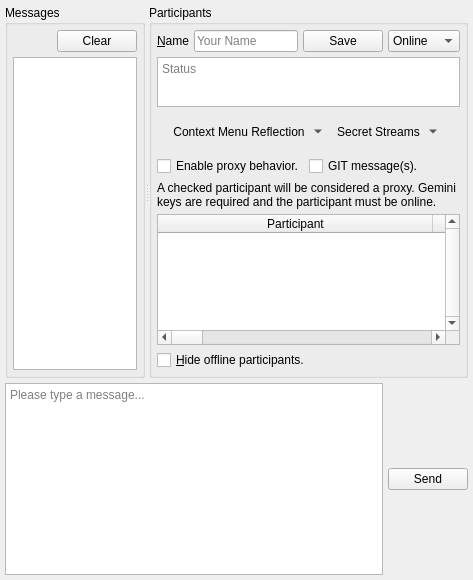
             <widget class="QWidget" name="scrollAreaWidgetContents_2">
              <property name="geometry">
               <rect>
                <x>0</x>
                <y>0</y>
                <width>473</width>
                <height>580</height>
               </rect>
              </property>
              <layout class="QHBoxLayout" name="horizontalLayout_25">
               <property name="spacing">
                <number>5</number>
               </property>
               <property name="leftMargin">
                <number>5</number>
               </property>
               <property name="topMargin">
                <number>5</number>
               </property>
               <property name="rightMargin">
                <number>5</number>
               </property>
               <property name="bottomMargin">
                <number>5</number>
               </property>
               <item>
                <layout class="QVBoxLayout" name="verticalLayout_24">
                 <property name="spacing">
                  <number>5</number>
                 </property>
                 <item>
                  <widget class="QSplitter" name="chatHorizontalSplitter">
                   <property name="orientation">
                    <enum>Qt::Horizontal</enum>
                   </property>
                   <widget class="QGroupBox" name="groupBox_9">
                    <property name="title">
                     <string>Messages</string>
                    </property>
                    <layout class="QVBoxLayout" name="verticalLayout_7">
                     <property name="spacing">
                      <number>5</number>
                     </property>
                     <property name="leftMargin">
                      <number>5</number>
                     </property>
                     <property name="topMargin">
                      <number>5</number>
                     </property>
                     <property name="rightMargin">
                      <number>5</number>
                     </property>
                     <property name="bottomMargin">
                      <number>5</number>
                     </property>
                     <item>
                      <layout class="QHBoxLayout" name="horizontalLayout_27">
                       <property name="spacing">
                        <number>5</number>
                       </property>
                       <item>
                        <spacer name="horizontalSpacer_23">
                         <property name="orientation">
                          <enum>Qt::Horizontal</enum>
                         </property>
                         <property name="sizeHint" stdset="0">
                          <size>
                           <width>40</width>
                           <height>20</height>
                          </size>
                         </property>
                        </spacer>
                       </item>
                       <item>
                        <widget class="QPushButton" name="clearMessages">
                         <property name="text">
                          <string>Clear</string>
                         </property>
                        </widget>
                       </item>
                      </layout>
                     </item>
                     <item>
                      <widget class="QTextBrowser" name="messages">
                       <property name="tabChangesFocus">
                        <bool>true</bool>
                       </property>
                       <property name="textInteractionFlags">
                        <set>Qt::LinksAccessibleByKeyboard|Qt::LinksAccessibleByMouse|Qt::TextBrowserInteraction|Qt::TextSelectableByKeyboard|Qt::TextSelectableByMouse</set>
                       </property>
                       <property name="openExternalLinks">
                        <bool>true</bool>
                       </property>
                       <property name="openLinks">
                        <bool>false</bool>
                       </property>
                      </widget>
                     </item>
                    </layout>
                   </widget>
                   <widget class="QGroupBox" name="groupBox">
                    <property name="title">
                     <string>Participants</string>
                    </property>
                    <layout class="QVBoxLayout" name="verticalLayout_19">
                     <property name="spacing">
                      <number>5</number>
                     </property>
                     <property name="leftMargin">
                      <number>5</number>
                     </property>
                     <property name="topMargin">
                      <number>5</number>
                     </property>
                     <property name="rightMargin">
                      <number>5</number>
                     </property>
                     <property name="bottomMargin">
                      <number>5</number>
                     </property>
                     <item>
                      <layout class="QHBoxLayout" name="horizontalLayout_9">
                       <property name="spacing">
                        <number>5</number>
                       </property>
                       <item>
                        <widget class="QLabel" name="label_5">
                         <property name="text">
                          <string>&amp;Name</string>
                         </property>
                         <property name="buddy">
                          <cstring>nodeName</cstring>
                         </property>
                        </widget>
                       </item>
                       <item>
                        <widget class="QLineEdit" name="nodeName">
                         <property name="placeholderText">
                          <string>Your Name</string>
                         </property>
                         <property name="clearButtonEnabled">
                          <bool>true</bool>
                         </property>
                        </widget>
                       </item>
                       <item>
                        <widget class="QPushButton" name="saveNodeName">
                         <property name="text">
                          <string>Save</string>
                         </property>
                        </widget>
                       </item>
                       <item>
                        <widget class="QComboBox" name="status">
                         <property name="sizePolicy">
                          <sizepolicy hsizetype="Fixed" vsizetype="Fixed">
                           <horstretch>0</horstretch>
                           <verstretch>0</verstretch>
                          </sizepolicy>
                         </property>
                         <property name="currentIndex">
                          <number>4</number>
                         </property>
                         <property name="sizeAdjustPolicy">
                          <enum>QComboBox::AdjustToContents</enum>
                         </property>
                         <item>
                          <property name="text">
                           <string>Away</string>
                          </property>
                         </item>
                         <item>
                          <property name="text">
                           <string>Busy</string>
                          </property>
                         </item>
                         <item>
                          <property name="text">
                           <string>Custom</string>
                          </property>
                         </item>
                         <item>
                          <property name="text">
                           <string>Offline</string>
                          </property>
                         </item>
                         <item>
                          <property name="text">
                           <string>Online</string>
                          </property>
                         </item>
                        </widget>
                       </item>
                      </layout>
                     </item>
                     <item>
                      <widget class="QTextEdit" name="custom">
                       <property name="maximumSize">
                        <size>
                         <width>16777215</width>
                         <height>50</height>
                        </size>
                       </property>
                       <property name="toolTip">
                        <string>Please provide a status message.</string>
                       </property>
                       <property name="tabChangesFocus">
                        <bool>true</bool>
                       </property>
                       <property name="acceptRichText">
                        <bool>false</bool>
                       </property>
                       <property name="placeholderText">
                        <string>Status</string>
                       </property>
                      </widget>
                     </item>
                     <item>
                      <widget class="QFrame" name="chat_frame">
                       <layout class="QHBoxLayout" name="horizontalLayout_17">
                        <item>
                         <widget class="QToolButton" name="chatActionMenu">
                          <property name="toolTip">
                           <string>Context Menu</string>
                          </property>
                          <property name="text">
                           <string>Context Menu Reflection</string>
                          </property>
                          <property name="icon">
                           <iconset resource="../Icons/icons.qrc">
                            <normaloff>:/generic/menu.png</normaloff>:/generic/menu.png</iconset>
                          </property>
                          <property name="popupMode">
                           <enum>QToolButton::MenuButtonPopup</enum>
                          </property>
                          <property name="autoRaise">
                           <bool>true</bool>
                          </property>
                         </widget>
                        </item>
                        <item>
                         <widget class="QToolButton" name="chatSecrets">
                          <property name="toolTip">
                           <string>&lt;html&gt;&lt;head/&gt;&lt;body&gt;&lt;p&gt;Secret Streams. The activated entry will be applied to the currently-selected participant.&lt;/p&gt;&lt;/body&gt;&lt;/html&gt;</string>
                          </property>
                          <property name="text">
                           <string>Secret Streams</string>
                          </property>
                          <property name="icon">
                           <iconset resource="../Icons/icons.qrc">
                            <normaloff>:/generic/menu-secret-chat.png</normaloff>:/generic/menu-secret-chat.png</iconset>
                          </property>
                          <property name="popupMode">
                           <enum>QToolButton::MenuButtonPopup</enum>
                          </property>
                          <property name="autoRaise">
                           <bool>true</bool>
                          </property>
                         </widget>
                        </item>
                        <item>
                         <spacer name="horizontalSpacer_70">
                          <property name="orientation">
                           <enum>Qt::Horizontal</enum>
                          </property>
                          <property name="sizeHint" stdset="0">
                           <size>
                            <width>315</width>
                            <height>20</height>
                           </size>
                          </property>
                         </spacer>
                        </item>
                       </layout>
                      </widget>
                     </item>
                     <item>
                      <layout class="QHBoxLayout" name="horizontalLayout_50">
                       <item>
                        <widget class="QCheckBox" name="humanProxy">
                         <property name="sizePolicy">
                          <sizepolicy hsizetype="Minimum" vsizetype="Preferred">
                           <horstretch>0</horstretch>
                           <verstretch>0</verstretch>
                          </sizepolicy>
                         </property>
                         <property name="toolTip">
                          <string>&lt;html&gt;&lt;head/&gt;&lt;body&gt;&lt;p&gt;If enabled, deciphered messages intended for other participants will be echoed.&lt;/p&gt;&lt;/body&gt;&lt;/html&gt;</string>
                         </property>
                         <property name="text">
                          <string>Enable proxy behavior.</string>
                         </property>
                        </widget>
                       </item>
                       <item>
                        <widget class="QCheckBox" name="git_chat">
                         <property name="toolTip">
                          <string>&lt;html&gt;&lt;head/&gt;&lt;body&gt;&lt;p&gt;Place the messages in a curious folder. A separate process will transfer the messages towards a curious GIT server. Curious. May be compatible with participant proxies in the future.&lt;/p&gt;&lt;/body&gt;&lt;/html&gt;</string>
                         </property>
                         <property name="text">
                          <string>GIT message(s).</string>
                         </property>
                        </widget>
                       </item>
                       <item>
                        <spacer name="horizontalSpacer_24">
                         <property name="orientation">
                          <enum>Qt::Horizontal</enum>
                         </property>
                         <property name="sizeHint" stdset="0">
                          <size>
                           <width>40</width>
                           <height>20</height>
                          </size>
                         </property>
                        </spacer>
                       </item>
                      </layout>
                     </item>
                     <item>
                      <widget class="QLabel" name="label_123">
                       <property name="text">
                        <string>A checked participant will be considered a proxy. Gemini keys are required and the participant must be online.</string>
                       </property>
                       <property name="wordWrap">
                        <bool>true</bool>
                       </property>
                      </widget>
                     </item>
                     <item>
                      <widget class="QTableWidget" name="participants">
                       <property name="verticalScrollBarPolicy">
                        <enum>Qt::ScrollBarAlwaysOn</enum>
                       </property>
                       <property name="alternatingRowColors">
                        <bool>true</bool>
                       </property>
                       <property name="selectionBehavior">
                        <enum>QAbstractItemView::SelectRows</enum>
                       </property>
                       <property name="verticalScrollMode">
                        <enum>QAbstractItemView::ScrollPerPixel</enum>
                       </property>
                       <property name="horizontalScrollMode">
                        <enum>QAbstractItemView::ScrollPerPixel</enum>
                       </property>
                       <property name="sortingEnabled">
                        <bool>true</bool>
                       </property>
                       <attribute name="horizontalHeaderMinimumSectionSize">
                        <number>150</number>
                       </attribute>
                       <attribute name="horizontalHeaderDefaultSectionSize">
                        <number>275</number>
                       </attribute>
                       <attribute name="horizontalHeaderStretchLastSection">
                        <bool>true</bool>
                       </attribute>
                       <attribute name="verticalHeaderVisible">
                        <bool>false</bool>
                       </attribute>
                       <column>
                        <property name="text">
                         <string>Participant</string>
                        </property>
                       </column>
                       <column>
                        <property name="text">
                         <string>OID</string>
                        </property>
                       </column>
                       <column>
                        <property name="text">
                         <string>Neighbor OID</string>
                        </property>
                       </column>
                       <column>
                        <property name="text">
                         <string>Public Key Hash</string>
                        </property>
                       </column>
                       <column>
                        <property name="text">
                         <string>Status</string>
                        </property>
                       </column>
                       <column>
                        <property name="text">
                         <string>Last Status Change</string>
                        </property>
                       </column>
                       <column>
                        <property name="text">
                         <string>Gemini Encryption Key</string>
                        </property>
                       </column>
                       <column>
                        <property name="text">
                         <string>Gemini Hash Key</string>
                        </property>
                       </column>
                       <column>
                        <property name="text">
                         <string>Forward Secrecy Information</string>
                        </property>
                       </column>
                      </widget>
                     </item>
                     <item>
                      <layout class="QHBoxLayout" name="horizontalLayout">
                       <property name="spacing">
                        <number>5</number>
                       </property>
                       <item>
                        <widget class="QCheckBox" name="hideOfflineParticipants">
                         <property name="sizePolicy">
                          <sizepolicy hsizetype="Minimum" vsizetype="Preferred">
                           <horstretch>0</horstretch>
                           <verstretch>0</verstretch>
                          </sizepolicy>
                         </property>
                         <property name="text">
                          <string>&amp;Hide offline participants.</string>
                         </property>
                        </widget>
                       </item>
                       <item>
                        <spacer name="horizontalSpacer">
                         <property name="orientation">
                          <enum>Qt::Horizontal</enum>
                         </property>
                         <property name="sizeHint" stdset="0">
                          <size>
                           <width>40</width>
                           <height>20</height>
                          </size>
                         </property>
                        </spacer>
                       </item>
                      </layout>
                     </item>
                    </layout>
                   </widget>
                  </widget>
                 </item>
                 <item>
                  <layout class="QHBoxLayout" name="horizontalLayout_14">
                   <property name="spacing">
                    <number>5</number>
                   </property>
                   <item>
                    <widget class="spoton_textedit" name="message">
                     <property name="sizePolicy">
                      <sizepolicy hsizetype="Expanding" vsizetype="Fixed">
                       <horstretch>0</horstretch>
                       <verstretch>0</verstretch>
                      </sizepolicy>
                     </property>
                     <property name="tabChangesFocus">
                      <bool>true</bool>
                     </property>
                     <property name="acceptRichText">
                      <bool>false</bool>
                     </property>
                     <property name="placeholderText">
                      <string>Please type a message...</string>
                     </property>
                    </widget>
                   </item>
                   <item>
                    <layout class="QVBoxLayout" name="verticalLayout_23">
                     <property name="spacing">
                      <number>5</number>
                     </property>
                     <item>
                      <widget class="QPushButton" name="sendMessage">
                       <property name="toolTip">
                        <string>&lt;html&gt;&lt;head/&gt;&lt;body&gt;&lt;table border=&quot;0&quot; style=&quot; margin-top:0px; margin-bottom:0px; margin-left:0px; margin-right:0px;&quot; width=&quot;754&quot; cellspacing=&quot;2&quot; cellpadding=&quot;0&quot;&gt;&lt;tr&gt;&lt;td colspan=&quot;3&quot; bgcolor=&quot;#ffffca&quot;&gt;&lt;p align=&quot;center&quot;&gt;&lt;span style=&quot; font-size:18pt; font-weight:600;&quot;&gt;List of Emoticons&lt;/span&gt;&lt;/p&gt;&lt;/td&gt;&lt;td width=&quot;20&quot; rowspan=&quot;10&quot; bgcolor=&quot;#66cc99&quot;/&gt;&lt;td width=&quot;120&quot; bgcolor=&quot;#ffffca&quot;&gt;&lt;p align=&quot;center&quot;&gt;&lt;span style=&quot; font-size:18pt;&quot;&gt;:-)(-:&lt;/span&gt;&lt;/p&gt;&lt;/td&gt;&lt;td width=&quot;110&quot; bgcolor=&quot;#ffffca&quot;&gt;&lt;p&gt;&lt;span style=&quot; font-size:18pt;&quot;&gt;kiss&lt;/span&gt;&lt;/p&gt;&lt;/td&gt;&lt;td width=&quot;70&quot; bgcolor=&quot;#ffffca&quot;&gt;&lt;p align=&quot;center&quot;&gt;&lt;img src=&quot;:/emoticons/kiss.png&quot;/&gt;&lt;/p&gt;&lt;/td&gt;&lt;/tr&gt;&lt;tr&gt;&lt;td width=&quot;120&quot; bgcolor=&quot;#ffffca&quot;&gt;&lt;p align=&quot;center&quot;&gt;&lt;span style=&quot; font-size:18pt;&quot;&gt;O:-)&lt;/span&gt;&lt;/p&gt;&lt;/td&gt;&lt;td width=&quot;110&quot; bgcolor=&quot;#ffffca&quot;&gt;&lt;p&gt;&lt;span style=&quot; font-size:18pt;&quot;&gt;angel&lt;/span&gt;&lt;/p&gt;&lt;/td&gt;&lt;td width=&quot;70&quot; bgcolor=&quot;#ffffca&quot;&gt;&lt;p align=&quot;center&quot;&gt;&lt;img src=&quot;:/emoticons/angel.png&quot;/&gt;&lt;/p&gt;&lt;/td&gt;&lt;td bgcolor=&quot;#ffffca&quot;&gt;&lt;p align=&quot;center&quot;&gt;&lt;span style=&quot; font-size:18pt;&quot;&gt;:|&lt;/span&gt;&lt;/p&gt;&lt;/td&gt;&lt;td bgcolor=&quot;#ffffca&quot;&gt;&lt;p&gt;&lt;span style=&quot; font-size:18pt;&quot;&gt;neutral&lt;/span&gt;&lt;/p&gt;&lt;/td&gt;&lt;td bgcolor=&quot;#ffffca&quot;&gt;&lt;p align=&quot;center&quot;&gt;&lt;img src=&quot;:/emoticons/neutral.png&quot;/&gt;&lt;/p&gt;&lt;/td&gt;&lt;/tr&gt;&lt;tr&gt;&lt;td bgcolor=&quot;#ffffca&quot;&gt;&lt;p align=&quot;center&quot;&gt;&lt;span style=&quot; font-size:18pt; background-color:#ffffca;&quot;&gt;:-||&lt;/span&gt;&lt;/p&gt;&lt;/td&gt;&lt;td bgcolor=&quot;#ffffca&quot;&gt;&lt;p&gt;&lt;span style=&quot; font-size:18pt;&quot;&gt;angry&lt;/span&gt;&lt;/p&gt;&lt;/td&gt;&lt;td bgcolor=&quot;#ffffca&quot;&gt;&lt;p align=&quot;center&quot;&gt;&lt;img src=&quot;:/emoticons/angry.png&quot;/&gt;&lt;/p&gt;&lt;/td&gt;&lt;td bgcolor=&quot;#ffffca&quot;&gt;&lt;p align=&quot;center&quot;&gt;&lt;span style=&quot; font-size:18pt;&quot;&gt;(t)&lt;/span&gt;&lt;/p&gt;&lt;/td&gt;&lt;td bgcolor=&quot;#ffffca&quot;&gt;&lt;p&gt;&lt;span style=&quot; font-size:18pt;&quot;&gt;phone&lt;/span&gt;&lt;/p&gt;&lt;/td&gt;&lt;td bgcolor=&quot;#ffffca&quot;&gt;&lt;p align=&quot;center&quot;&gt;&lt;img src=&quot;:/emoticons/phone.png&quot;/&gt;&lt;/p&gt;&lt;/td&gt;&lt;/tr&gt;&lt;tr&gt;&lt;td bgcolor=&quot;#ffffca&quot;&gt;&lt;p align=&quot;center&quot;&gt;&lt;span style=&quot; font-size:18pt;&quot;&gt;:-/ &lt;/span&gt;&lt;/p&gt;&lt;/td&gt;&lt;td bgcolor=&quot;#ffffca&quot;&gt;&lt;p&gt;&lt;span style=&quot; font-size:18pt;&quot;&gt;confused&lt;/span&gt;&lt;/p&gt;&lt;/td&gt;&lt;td bgcolor=&quot;#ffffca&quot;&gt;&lt;p align=&quot;center&quot;&gt;&lt;img src=&quot;:/emoticons/confused.png&quot;/&gt;&lt;/p&gt;&lt;/td&gt;&lt;td bgcolor=&quot;#ffffca&quot;&gt;&lt;p align=&quot;center&quot;&gt;&lt;span style=&quot; font-size:18pt;&quot;&gt;@&amp;gt;--&amp;gt;--&lt;/span&gt;&lt;/p&gt;&lt;/td&gt;&lt;td bgcolor=&quot;#ffffca&quot;&gt;&lt;p&gt;&lt;span style=&quot; font-size:18pt;&quot;&gt;rose&lt;/span&gt;&lt;/p&gt;&lt;/td&gt;&lt;td bgcolor=&quot;#ffffca&quot;&gt;&lt;p align=&quot;center&quot;&gt;&lt;img src=&quot;:/emoticons/rose.png&quot;/&gt;&lt;/p&gt;&lt;/td&gt;&lt;/tr&gt;&lt;tr&gt;&lt;td bgcolor=&quot;#ffffca&quot;&gt;&lt;p align=&quot;center&quot;&gt;&lt;span style=&quot; font-size:18pt;&quot;&gt;8-)&lt;/span&gt;&lt;/p&gt;&lt;/td&gt;&lt;td bgcolor=&quot;#ffffca&quot;&gt;&lt;p&gt;&lt;span style=&quot; font-size:18pt;&quot;&gt;cool&lt;/span&gt;&lt;/p&gt;&lt;/td&gt;&lt;td bgcolor=&quot;#ffffca&quot;&gt;&lt;p align=&quot;center&quot;&gt;&lt;img src=&quot;:/emoticons/glasses-cool.png&quot;/&gt;&lt;/p&gt;&lt;/td&gt;&lt;td bgcolor=&quot;#ffffca&quot;&gt;&lt;p align=&quot;center&quot;&gt;&lt;span style=&quot; font-size:18pt;&quot;&gt;:-(&lt;/span&gt;&lt;/p&gt;&lt;/td&gt;&lt;td bgcolor=&quot;#ffffca&quot;&gt;&lt;p&gt;&lt;span style=&quot; font-size:18pt;&quot;&gt;sad&lt;/span&gt;&lt;/p&gt;&lt;/td&gt;&lt;td bgcolor=&quot;#ffffca&quot;&gt;&lt;p align=&quot;center&quot;&gt;&lt;img src=&quot;:/emoticons/sad.png&quot;/&gt;&lt;/p&gt;&lt;/td&gt;&lt;/tr&gt;&lt;tr&gt;&lt;td bgcolor=&quot;#ffffca&quot;&gt;&lt;p align=&quot;center&quot;&gt;&lt;span style=&quot; font-size:18pt;&quot;&gt;:'(&lt;/span&gt;&lt;/p&gt;&lt;/td&gt;&lt;td bgcolor=&quot;#ffffca&quot;&gt;&lt;p&gt;&lt;span style=&quot; font-size:18pt;&quot;&gt;crying&lt;/span&gt;&lt;/p&gt;&lt;/td&gt;&lt;td bgcolor=&quot;#ffffca&quot;&gt;&lt;p align=&quot;center&quot;&gt;&lt;img src=&quot;:/emoticons/crying.png&quot;/&gt;&lt;/p&gt;&lt;/td&gt;&lt;td bgcolor=&quot;#ffffca&quot;&gt;&lt;p align=&quot;center&quot;&gt;&lt;span style=&quot; font-size:18pt;&quot;&gt;:-O&lt;/span&gt;&lt;/p&gt;&lt;/td&gt;&lt;td bgcolor=&quot;#ffffca&quot;&gt;&lt;p&gt;&lt;span style=&quot; font-size:18pt;&quot;&gt;shocked&lt;/span&gt;&lt;/p&gt;&lt;/td&gt;&lt;td bgcolor=&quot;#ffffca&quot;&gt;&lt;p align=&quot;center&quot;&gt;&lt;img src=&quot;:/emoticons/shocked.png&quot;/&gt;&lt;/p&gt;&lt;/td&gt;&lt;/tr&gt;&lt;tr&gt;&lt;td bgcolor=&quot;#ffffca&quot;&gt;&lt;p align=&quot;center&quot;&gt;&lt;span style=&quot; font-size:18pt;&quot;&gt;o-)&lt;/span&gt;&lt;/p&gt;&lt;/td&gt;&lt;td bgcolor=&quot;#ffffca&quot;&gt;&lt;p&gt;&lt;span style=&quot; font-size:18pt;&quot;&gt;cyclops&lt;/span&gt;&lt;/p&gt;&lt;/td&gt;&lt;td bgcolor=&quot;#ffffca&quot;&gt;&lt;p align=&quot;center&quot;&gt;&lt;img src=&quot;:/emoticons/cyclops.png&quot;/&gt;&lt;/p&gt;&lt;/td&gt;&lt;td bgcolor=&quot;#ffffca&quot;&gt;&lt;p align=&quot;center&quot;&gt;&lt;span style=&quot; font-size:18pt;&quot;&gt;C:-)&lt;/span&gt;&lt;/p&gt;&lt;/td&gt;&lt;td bgcolor=&quot;#ffffca&quot;&gt;&lt;p&gt;&lt;span style=&quot; font-size:18pt;&quot;&gt;skywalker&lt;/span&gt;&lt;/p&gt;&lt;/td&gt;&lt;td bgcolor=&quot;#ffffca&quot;&gt;&lt;p align=&quot;center&quot;&gt;&lt;img src=&quot;:/emoticons/skywalker.png&quot;/&gt;&lt;/p&gt;&lt;/td&gt;&lt;/tr&gt;&lt;tr&gt;&lt;td bgcolor=&quot;#ffffca&quot;&gt;&lt;p align=&quot;center&quot;&gt;&lt;span style=&quot; font-size:18pt;&quot;&gt;}:)&lt;/span&gt;&lt;/p&gt;&lt;/td&gt;&lt;td bgcolor=&quot;#ffffca&quot;&gt;&lt;p&gt;&lt;span style=&quot; font-size:18pt;&quot;&gt;devil&lt;/span&gt;&lt;/p&gt;&lt;/td&gt;&lt;td bgcolor=&quot;#ffffca&quot;&gt;&lt;p align=&quot;center&quot;&gt;&lt;img src=&quot;:/emoticons/devil.png&quot;/&gt;&lt;/p&gt;&lt;/td&gt;&lt;td bgcolor=&quot;#ffffca&quot;&gt;&lt;p align=&quot;center&quot;&gt;&lt;span style=&quot; font-size:18pt;&quot;&gt;:-)&lt;/span&gt;&lt;/p&gt;&lt;/td&gt;&lt;td bgcolor=&quot;#ffffca&quot;&gt;&lt;p&gt;&lt;span style=&quot; font-size:18pt;&quot;&gt;smile&lt;/span&gt;&lt;/p&gt;&lt;/td&gt;&lt;td bgcolor=&quot;#ffffca&quot;&gt;&lt;p align=&quot;center&quot;&gt;&lt;img src=&quot;:/emoticons/smile.png&quot;/&gt;&lt;/p&gt;&lt;/td&gt;&lt;/tr&gt;&lt;tr&gt;&lt;td bgcolor=&quot;#ffffca&quot;&gt;&lt;p align=&quot;center&quot;&gt;&lt;span style=&quot; font-size:18pt;&quot;&gt;:-D&lt;/span&gt;&lt;/p&gt;&lt;/td&gt;&lt;td bgcolor=&quot;#ffffca&quot;&gt;&lt;p&gt;&lt;span style=&quot; font-size:18pt;&quot;&gt;laugh&lt;/span&gt;&lt;/p&gt;&lt;/td&gt;&lt;td bgcolor=&quot;#ffffca&quot;&gt;&lt;p align=&quot;center&quot;&gt;&lt;img src=&quot;:/emoticons/laugh.png&quot;/&gt;&lt;/p&gt;&lt;/td&gt;&lt;td bgcolor=&quot;#ffffca&quot;&gt;&lt;p align=&quot;center&quot;&gt;&lt;span style=&quot; font-size:18pt;&quot;&gt;:-P&lt;/span&gt;&lt;/p&gt;&lt;/td&gt;&lt;td bgcolor=&quot;#ffffca&quot;&gt;&lt;p&gt;&lt;span style=&quot; font-size:18pt;&quot;&gt;tongue&lt;/span&gt;&lt;/p&gt;&lt;/td&gt;&lt;td bgcolor=&quot;#ffffca&quot;&gt;&lt;p align=&quot;center&quot;&gt;&lt;img src=&quot;:/emoticons/tongue.png&quot;/&gt;&lt;/p&gt;&lt;/td&gt;&lt;/tr&gt;&lt;tr&gt;&lt;td bgcolor=&quot;#ffffca&quot;&gt;&lt;p align=&quot;center&quot;&gt;&lt;span style=&quot; font-size:18pt;&quot;&gt;:-))&lt;/span&gt;&lt;/p&gt;&lt;/td&gt;&lt;td bgcolor=&quot;#ffffca&quot;&gt;&lt;p&gt;&lt;span style=&quot; font-size:18pt;&quot;&gt;happy&lt;/span&gt;&lt;/p&gt;&lt;/td&gt;&lt;td bgcolor=&quot;#ffffca&quot;&gt;&lt;p align=&quot;center&quot;&gt;&lt;img src=&quot;:/emoticons/happy.png&quot;/&gt;&lt;/p&gt;&lt;/td&gt;&lt;td bgcolor=&quot;#ffffca&quot;&gt;&lt;p align=&quot;center&quot;&gt;&lt;span style=&quot; font-size:18pt;&quot;&gt;;)&lt;/span&gt;&lt;/p&gt;&lt;/td&gt;&lt;td bgcolor=&quot;#ffffca&quot;&gt;&lt;p&gt;&lt;span style=&quot; font-size:18pt;&quot;&gt;wink&lt;/span&gt;&lt;/p&gt;&lt;/td&gt;&lt;td bgcolor=&quot;#ffffca&quot;&gt;&lt;p align=&quot;center&quot;&gt;&lt;img src=&quot;:/emoticons/wink.png&quot;/&gt;&lt;/p&gt;&lt;/td&gt;&lt;/tr&gt;&lt;/table&gt;&lt;/body&gt;&lt;/html&gt;</string>
                       </property>
                       <property name="text">
                        <string>Send</string>
                       </property>
                      </widget>
                     </item>
                    </layout>
                   </item>
                  </layout>
                 </item>
                </layout>
               </item>
              </layout>
             </widget>
